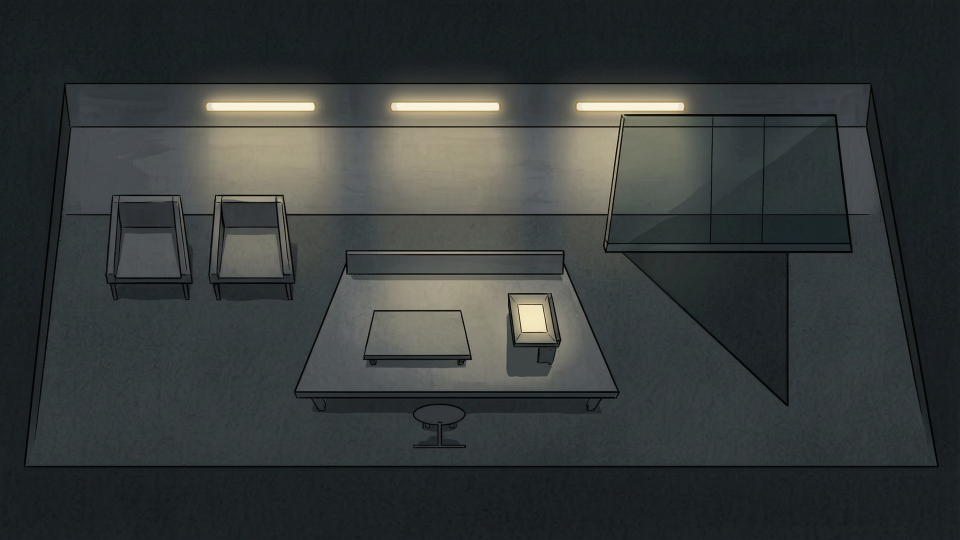
#> input picture art/production/opening/axiom-opening-office-master-v1-production.png, 1920 x 1080 px, found by its file name (shown at 1/2 size)
$ python build-m6-adrian-pose-package.py
#> lines starting #> are read from the running program, lines starting #| are printed output that depends on the picture
"""Build zero-credit M6 seated registration and M5 composite proof artifacts."""
from pathlib import Path
from PIL import Image, ImageDraw, ImageFont

OUT = Path(__file__).resolve().parent.parent
MASTER = Path("art/production/opening/axiom-opening-office-master-v1-production.png")
assert MASTER.is_file(), MASTER
W, H = 1920, 1080
B_CROP = (610, 430, 1260, 830)
FONT = Path("C:/Windows/Fonts/segoeui.ttf")
BOLD = Path("C:/Windows/Fonts/segoeuib.ttf")

def font(size, bold=False): return ImageFont.truetype(str(BOLD if bold else FONT), size)
def text(draw, xy, value, size=22, color="#e6edf1", bold=False): draw.text(xy, value, font=font(size, bold), fill=color)

def mannequin_layer():
    layer = Image.new("RGBA", (W, H), (0, 0, 0, 0))
    d = ImageDraw.Draw(layer, "RGBA")
    # Fixed M6 registration: chair-seat center (880,836); full silhouette (798..962,608..910).
    shadow = (798, 884, 962, 916)
    d.ellipse(shadow, fill=(16, 26, 32, 78))
    # Head, relaxed shoulders, seated torso, forearms to desk, thighs, lower legs and shoes.
    d.ellipse((852, 608, 908, 664), fill=(101, 203, 195, 235), outline=(20, 54, 58, 255), width=4)
    d.rounded_rectangle((840, 660, 920, 772), 22, fill=(101, 203, 195, 235), outline=(20, 54, 58, 255), width=4)
    d.polygon([(846, 700), (814, 750), (832, 768), (858, 724)], fill=(101, 203, 195, 235), outline=(20, 54, 58, 255))
    d.polygon([(914, 700), (952, 746), (936, 766), (902, 724)], fill=(101, 203, 195, 235), outline=(20, 54, 58, 255))
    d.polygon([(840, 770), (875, 770), (852, 850), (816, 882), (800, 870)], fill=(101, 203, 195, 235), outline=(20, 54, 58, 255))
    d.polygon([(883, 770), (918, 770), (944, 870), (928, 884), (898, 850)], fill=(101, 203, 195, 235), outline=(20, 54, 58, 255))
    d.ellipse((794, 868, 838, 902), fill=(42, 54, 60, 245))
    d.ellipse((922, 870, 966, 904), fill=(42, 54, 60, 245))
    return layer

master = Image.open(MASTER).convert("RGBA")
#> master is the input picture: PIL image 1920x1080 RGBA; mean R, G, B, A 54.4, 59.3, 59, 254.5
assert master.size == (W, H)
layer = mannequin_layer()
#> in mannequin_layer, `layer = Image.new("RGBA", (W, H), (0, 0, 0, 0))`: layer: PIL image 1920x1080 RGBA; every value is 0
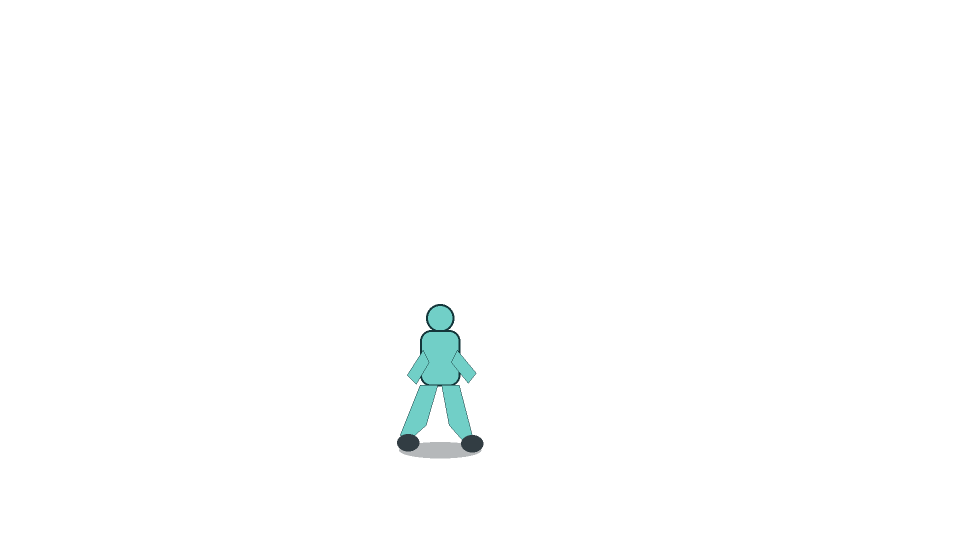
#> layer: PIL image 1920x1080 RGBA (shown at 1/2 size); mean R, G, B, A 1, 2, 1.9, 2.8; transparent parts drawn white
flat = Image.new("RGBA", (W, H), (116, 126, 134, 255))
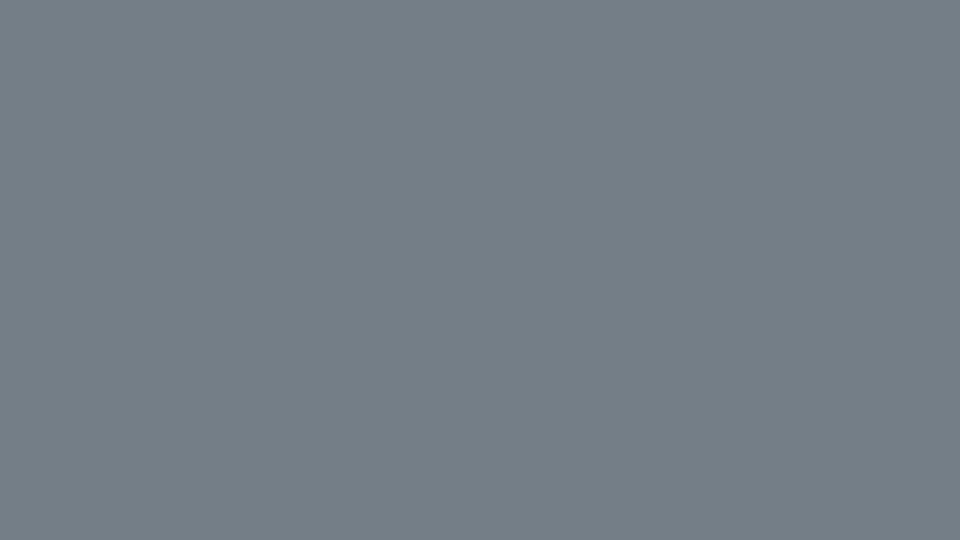
#> flat: PIL image 1920x1080 RGBA (shown at 1/2 size); mean R, G, B, A 116, 126, 134, 255
flat.alpha_composite(layer)
flat.convert("RGB").save(OUT / "adrian-m6-seated-working-mannequin-plain.png")
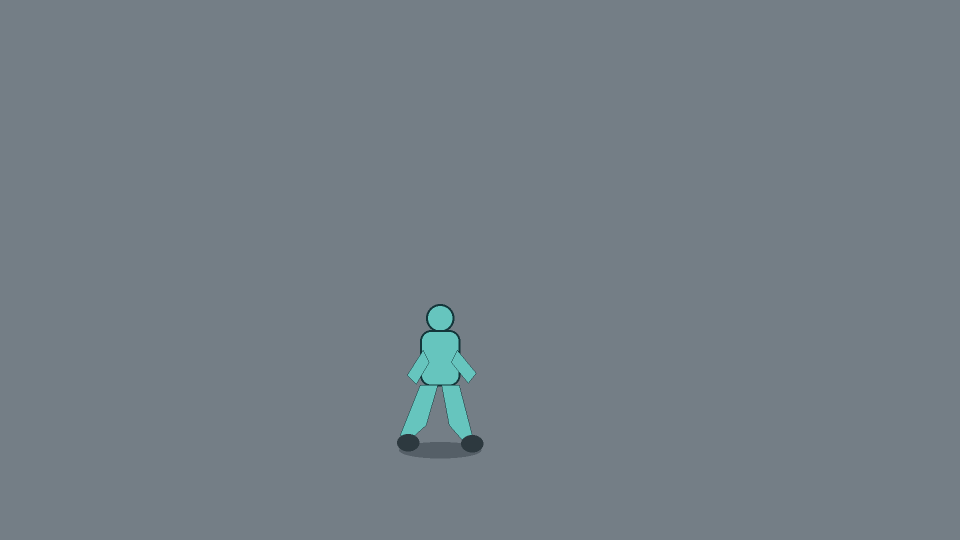
#> saved as adrian-m6-seated-working-mannequin-plain.png: PIL image 1920x1080 RGB (shown at 1/2 size); mean R, G, B 115.6, 126.4, 134.3
layer.save(OUT / "adrian-m6-seated-working-mannequin-layer.png")
composite = master.copy(); composite.alpha_composite(layer)
composite.convert("RGB").save(OUT / "adrian-m6-seated-working-anchor-a-proof.png")
composite.crop(B_CROP).convert("RGB").save(OUT / "adrian-m6-seated-working-anchor-b-proof.png")
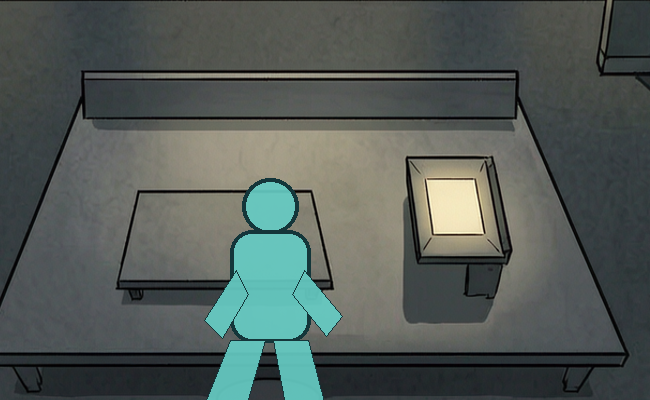
#> saved as adrian-m6-seated-working-anchor-b-proof.png: PIL image 650x400 RGB; mean R, G, B 83, 91.4, 87.5

board = Image.new("RGB", (2560, 1750), "#101923")
d = ImageDraw.Draw(board)
text(d, (42, 26), "EVE / M6 ADRIAN CHARACTER-ONLY POSE PACKAGE", 42, bold=True)
text(d, (42, 84), "ZERO-CREDIT REGISTRATION PROOF — M5 IS COMPOSITED LOCALLY, NEVER SENT TO THE CHARACTER PROVIDER", 23, "#edc775")
def fitted(image, bounds):
#> called with bounds = (760, 428)
    copy = image.copy(); copy.thumbnail(bounds, Image.Resampling.LANCZOS); return copy
plain = fitted(flat.convert("RGB"), (760, 428)); proof_a = fitted(composite.convert("RGB"), (1150, 647)); proof_b = fitted(composite.crop(B_CROP).convert("RGB"), (760, 468))
#> call 2 of fitted, with bounds = (1150, 647)
#> in fitted (call 2), `copy.thumbnail(bounds, Image.Resampling.LANCZOS)`:
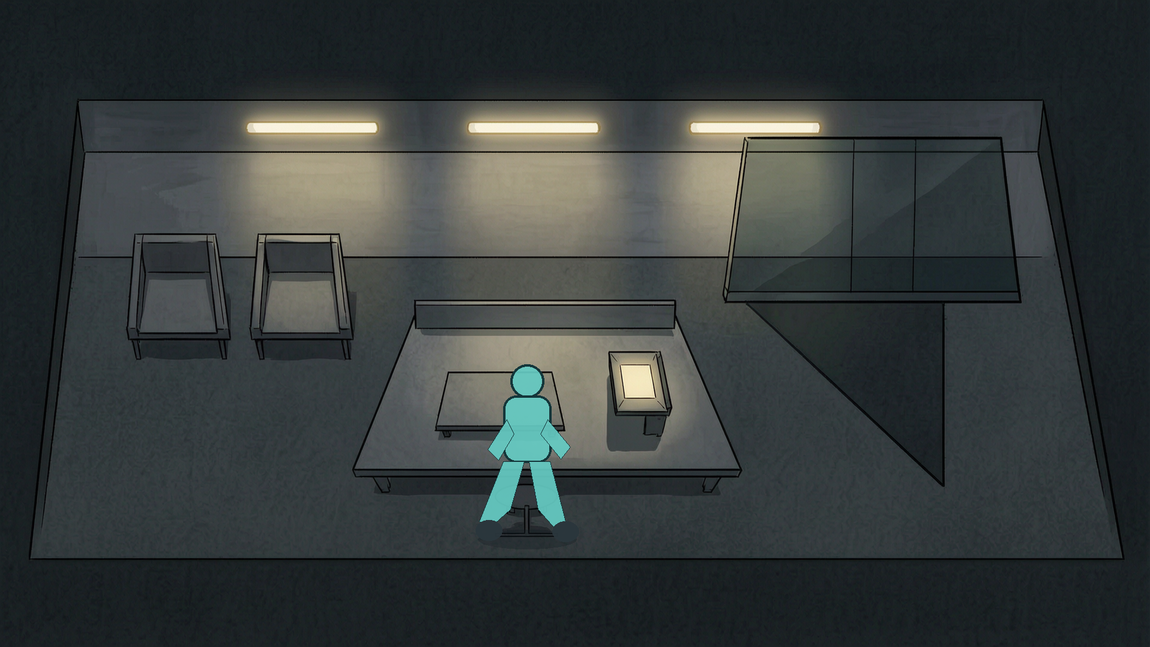
#> copy: PIL image 1150x647 RGB; mean R, G, B 54.4, 60.2, 59.9
board.paste(plain, (42, 145)); board.paste(proof_a, (846, 145)); board.paste(proof_b, (42, 735))
#> after `board.paste(proof_b, (42, 735))`:
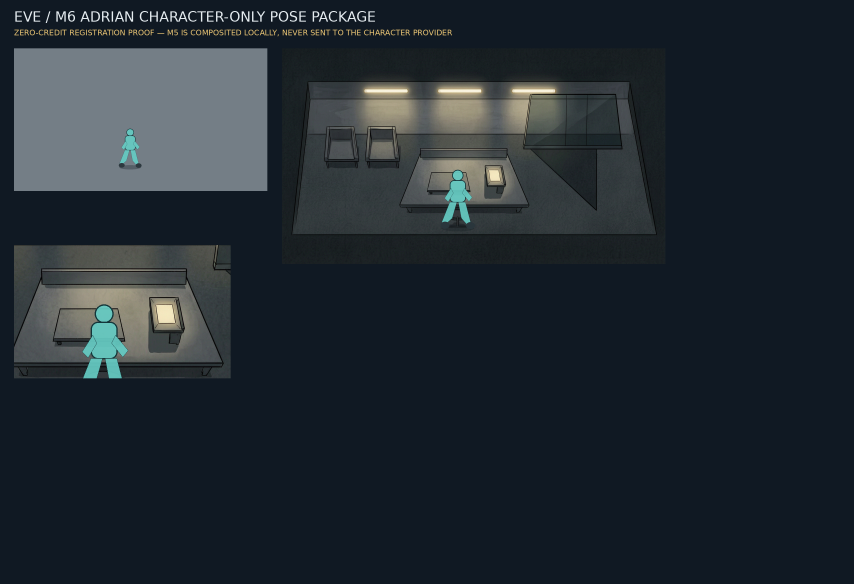
#> board: PIL image 2560x1750 RGB (shown at 1/3 size); mean R, G, B 34.3, 42.8, 50
text(d, (42, 590), "Plain-background pose plate / layer bounds 798..962 x 608..910", 20, "#71d2c2", True)
text(d, (846, 820), "Anchor A proof / seat center (880,836); floor contact and central desk registration", 20, "#71d2c2", True)
text(d, (42, 1225), "Anchor B proof / exact crop (610,430,1260,830); terminal and evidence remain visible", 20, "#71d2c2", True)
text(d, (846, 920), "Registration checks", 32, "#edc775", True)
for i, line in enumerate([
    "PASS — central operator chair: seat center x=880, y=836; no west-workstation drift.",
    "PASS — silhouette bounds x=798..962, y=608..910; feet and chair remain on M5 floor plane.",
    "PASS — evidence surface remains left of torso; terminal remains right of torso.",
    "PASS — Anchor A full master and Anchor B same-pixel crop are derived from one local composite.",
    "NEXT PROVIDER METHOD — character only on a plain neutral backing. Do not supply M5 or any office image."
]): text(d, (846, 985 + i * 85), line, 21, "#71d2c2" if i < 4 else "#edc775", i == 4)
board.save(OUT / "adrian-m6-seated-working-registration-board.png")
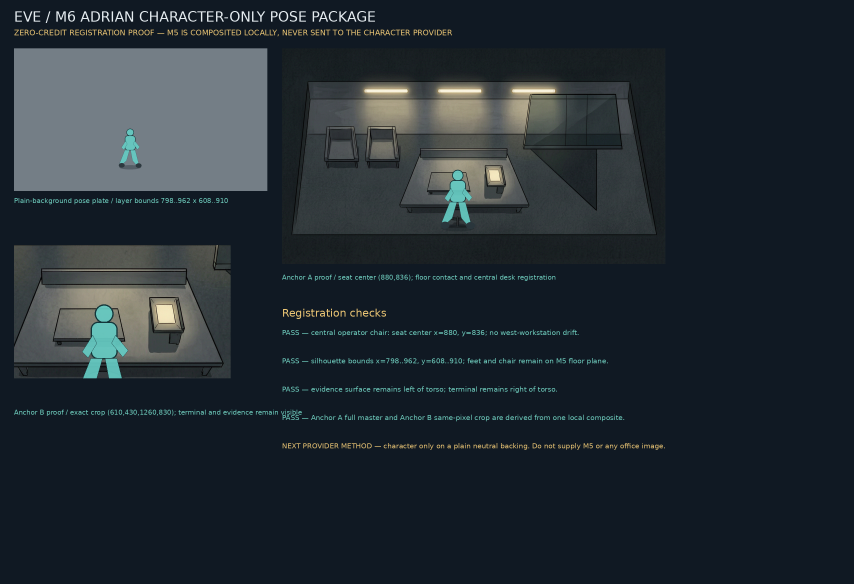
#> saved as adrian-m6-seated-working-registration-board.png: PIL image 2560x1750 RGB (shown at 1/3 size); mean R, G, B 35.2, 44.1, 51
print("Created zero-credit M6 character-only pose package.")

$ run again, with art/production/opening/axiom-casework-submitted-v2-production.png copied over art/production/opening/axiom-opening-office-master-v1-production.png
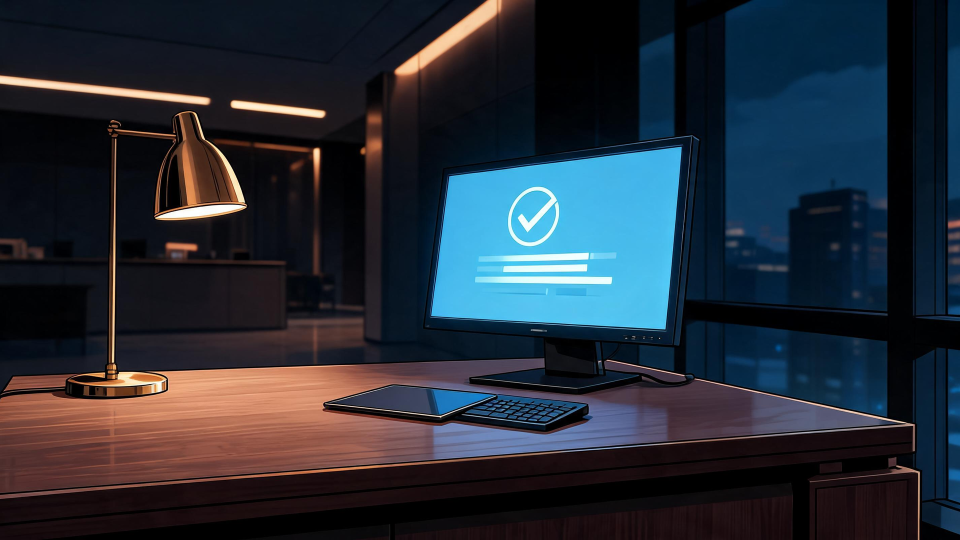
#> input picture art/production/opening/axiom-casework-submitted-v2-production.png, 1920 x 1080 px, found by its file name (shown at 1/2 size)
#> `composite.crop(B_CROP).convert("RGB").save(OUT / "adrian-m6-seated-wor..`:
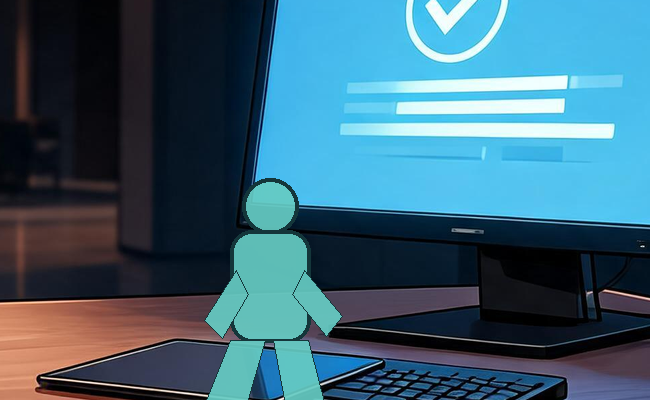
#> saved as adrian-m6-seated-working-anchor-b-proof.png: PIL image 650x400 RGB; mean R, G, B 58.6, 98, 116.5
#> copy: PIL image 1150x647 RGB
#> `board.save(OUT / "adrian-m6-seated-working-registration-board.png")`:
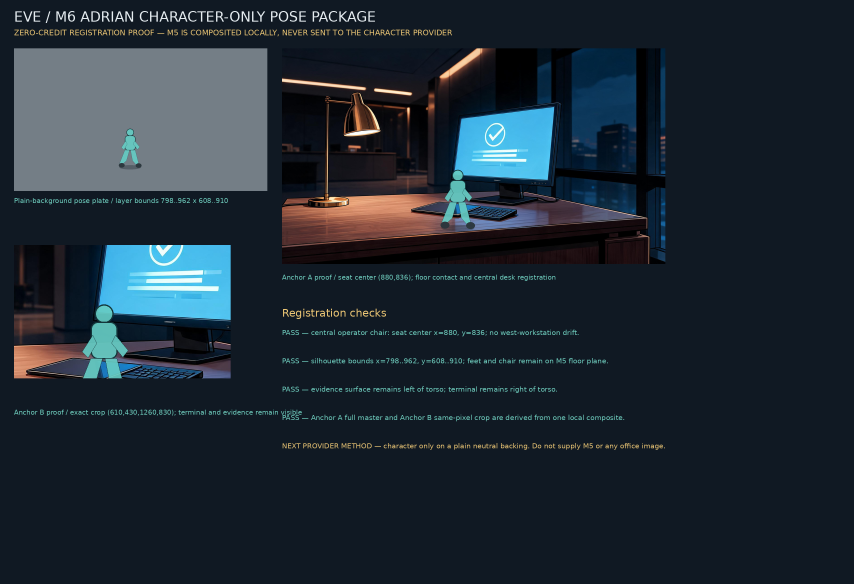
#> saved as adrian-m6-seated-working-registration-board.png: PIL image 2560x1750 RGB (shown at 1/3 size); mean R, G, B 31, 42.1, 52

$ run again, with art/production/opening/axiom-office-arrival-v1-production.png copied over art/production/opening/axiom-opening-office-master-v1-production.png
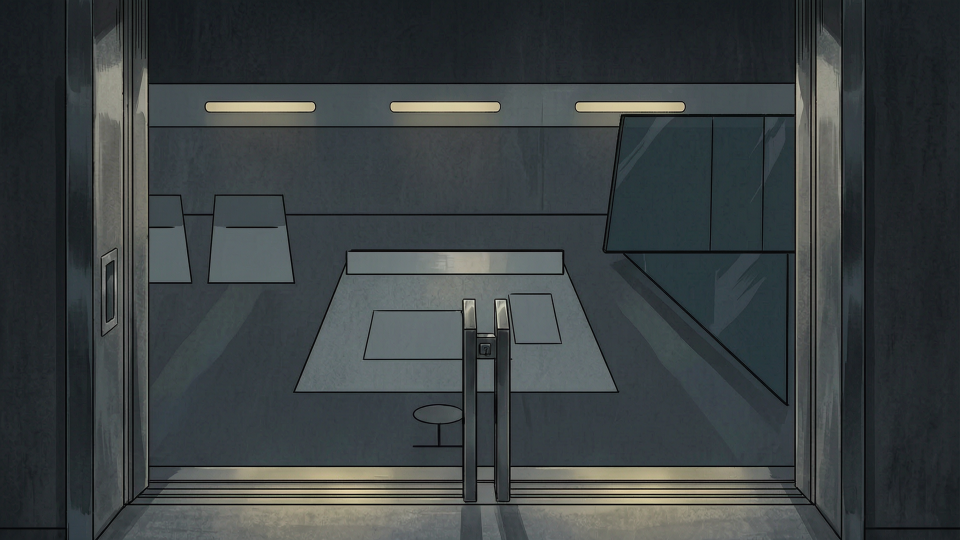
#> input picture art/production/opening/axiom-office-arrival-v1-production.png, 1920 x 1080 px, found by its file name (shown at 1/2 size)
#> master is the input picture: PIL image 1920x1080 RGBA; mean R, G, B, A 59.3, 65.4, 66.8, 254.5
#> copy: PIL image 1150x647 RGB
#> `board.save(OUT / "adrian-m6-seated-working-registration-board.png")`:
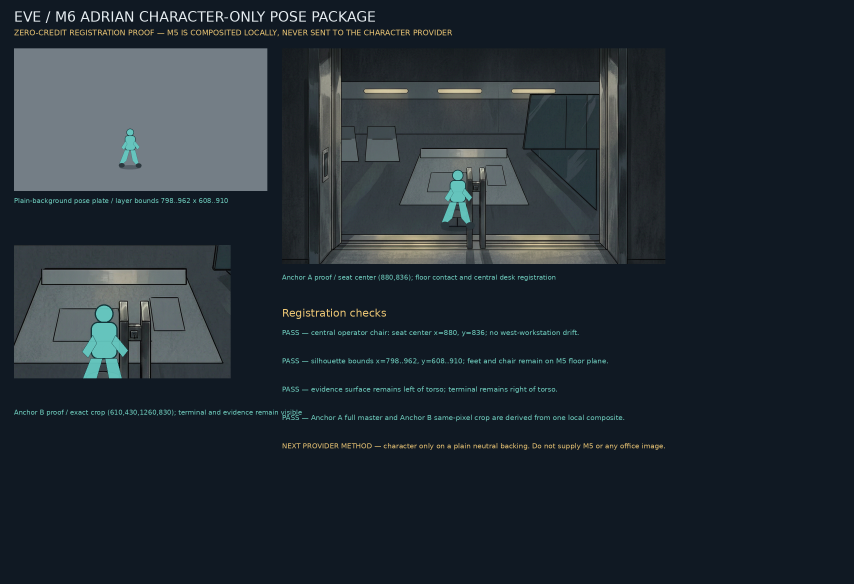
#> saved as adrian-m6-seated-working-registration-board.png: PIL image 2560x1750 RGB (shown at 1/3 size); mean R, G, B 35.8, 45.1, 52.6
